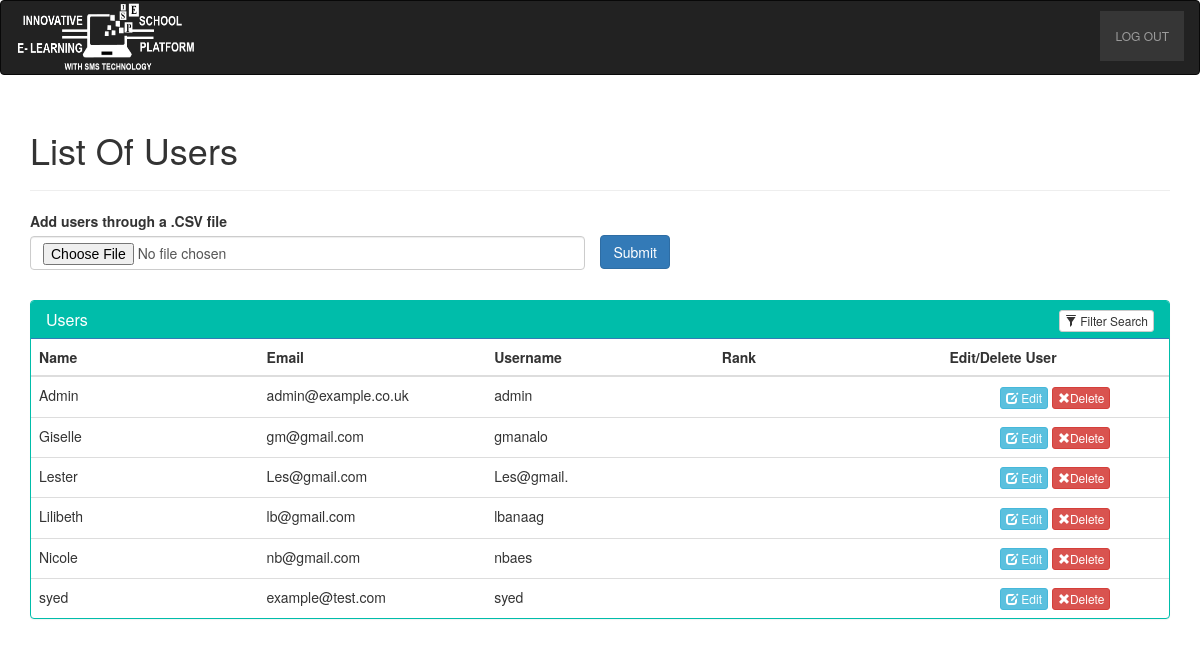
Screenshot of /admin/view-users.php with the database file from the repository.
### tables this page shows
CREATE TABLE `users` (
  `id` varchar(8) NOT NULL,
  `name` varchar(25) NOT NULL,
  `surname` varchar(25) NOT NULL,
  `email` varchar(100) NOT NULL,
  `username` varchar(10) NOT NULL,
  `password` varchar(10) NOT NULL,
  `rank` varchar(15) NOT NULL,
  `level` int(1) NOT NULL
);

### admin/view-users.php (the view, shortened to what this page needs)
<?php
include "../db_handler.php";
$query = "SELECT * FROM users";
?>
<!DOCTYPE html>
<html>
<?php
include "../includes/header.php";
include "../includes/admin-navbar.php";
?>
<head>
    <link rel="stylesheet" type="text/css" href="bootstrap/css/bootstrap.min.css" />
    <link rel="stylesheet" href="https://maxcdn.bootstrapcdn.com/bootstrap/3.3.7/css/bootstrap.min.css">
    <link rel="stylesheet" href="https://cdnjs.cloudflare.com/ajax/libs/bootstrap-slider/9.7.2/css/bootstrap-slider.min.css">
</head>
<body>
    <div class="container">
        <div class="row">
        </div>
        <h1>List Of Users</h1>
        <hr>
        <div class="row">
            <div class="col-md-6 col-md-offset-0">
                <form enctype="multipart/form-data" method="post" action="view-users.php">
                    <div class="form-group">
                        <label for="file">Add users through a .CSV file</label>
                        <input name="file" type="file" class="form-control">
                    </div>
                    <div class="pull-right" style="margin-top: -50px; margin-right: -85px;">
                        <input type="submit" name="submit" class="btn btn-primary" value="Submit">
                    </div>
                </form>
            </div>
        </div>
        <div class="panel panel-primary filterable" style="border-color: #00bdaa;">
            <div class="panel-heading" style="background-color: #00bdaa;">
                <h3 class="panel-title">Users</h3>
                <div class="pull-right">
                    <button class="btn btn-default btn-xs btn-filter"><span class="glyphicon glyphicon-filter"></span> Filter Search</button>
                </div>
            </div>
            <table class="table">
                <thead>
                    <tr class="filters">
                        <th><input type="text" class="form-control" placeholder="Name" disabled></th>
                        <th><input type="text" class="form-control" placeholder="Email" disabled></th>
                        <th><input type="text" class="form-control" placeholder="Username" disabled></th>
                        <th><input type="text" class="form-control" placeholder="Rank" disabled></th>
                        <th><input type="text" class="form-control" placeholder="Edit/Delete User" disabled></th>
                    </tr>
                </thead>
                <tbody>
                    <?php
                    $output = '';
                    if (isset($_POST["query"])) {
                        $search = mysqli_real_escape_string($conn, $_POST["query"]);
                        $query = "
                          SELECT * FROM users
                          WHERE name LIKE '%" . $search . "%'
                          OR surname LIKE '%" . $search . "%'
                          OR email LIKE '%" . $search . "%'
                          OR username LIKE '%" . $search . "%'
                         ";
                    } else {
                        $query = "SELECT * FROM users ORDER BY name asc";
                    }
                    $result = mysqli_query($conn, $query);
                    if (mysqli_num_rows($result) > 0) {
                        while ($row = mysqli_fetch_array($result)) {
                            $username = $row["username"];
                            $output .= '
                           <tr>
                            <td>' . $row["name"] . '</td>
                            <td>' . $row["email"] . '</td>
                            <td>' . $row["username"] . '</td>
                            <td>' . $row["usertype"] . '</td>
                          <td class="text-center">
                          <a class="btn-edit btn btn-info btn-xs" href="edit-user.php?id=' . $username . '">
                          <span class=" glyphicon glyphicon-edit"></span> Edit</a>
                           <a href="remove-user.php?id=' . $username . '"class="btn-remove btn btn-danger btn-xs">
                           <span class="glyphicon glyphicon-remove"></span>Delete</a></td>
                           </tr>
                        </div>
                          ';
                        }
                        echo $output;
                    }
                    ?>
</body>
</html>

### includes/header.php (shortened to what this page needs)
<!DOCTYPE html>
<html>
	<head>
		<link rel="stylesheet" href="https://maxcdn.bootstrapcdn.com/bootstrap/3.3.7/css/bootstrap.min.css">
		<link rel="stylesheet" href="../css/bootcomplete.css?<?php echo time(); ?> /">
	</head>

### includes/admin-navbar.php (shortened to what this page needs)
  <nav class="navbar navbar-inverse">
  <div class="container-fluid">
    <div class="navbar-header">
      <img src="../ISEP-icon.png" alt="UEL" name="UEL" style="width: 200px; height: 75px; margin-top: -10px; float: left; margin-left: -10px;">
    </div>
    <div class="collapse navbar-collapse" id="bs-example-navbar-collapse-1">
<ul class="nav navbar-nav navbar-right">
        <?php
        if(isset($_SESSION['id'])) {
          echo '<li><a href="../home/adminHome.php">Home</a></li>';
          echo '<li><a href="../../logout.php">Log Out</a></li>';
        } else {
          echo '<li><a href="../../logout.php">Log Out</a></li>';
        }
        ?>
    </div>
  </div>
</nav>

### includes/admin-navbar.php (style rules this page uses)
.navbar-inverse .navbar-nav>li>a { color: #9d9d9d; border: none!important; font-size: 12px; text-transform: uppercase; color: #ececec; font-family: "Raleway","Helvetica Neue","Helvetica","Roboto","Arial",sans-serif; font-feature-settings: "lnum"; font-variant-numeric: lining-nums; }
div { display: block; }
.navbar-inverse { background-color: #363636; border-color: #080808; height: 75px; }
.container-fluid { padding-right: 15px; padding-left: 15px; margin-right: auto; margin-left: auto; margin-top: 10px; }
ul, menu, dir { display: block; list-style-type: disc; -webkit-margin-before: 1em; -webkit-margin-after: 1em; -webkit-margin-start: 0px; -webkit-margin-end: 0px; -webkit-padding-start: 40px; }
.nav li { font-family: 'Gabriola', sans-serif; font-size: 1.2em; line-height: 40px; text-align: left; background-color: #363636; }
.nav a { text-decoration: none; color: #FFFFFF; display: block; padding-left: 15px; border-bottom: 1px solid #888; transition: .3s background-color; }

### admin/view-users.php (style rules this page uses)
.filterable { margin-top: 15px; }
.filterable .panel-heading .pull-right { margin-top: -20px; }
.filterable .filters input[disabled] { background-color: transparent; border: none; cursor: auto; box-shadow: none; padding: 0; height: auto; }

### rows the page displays
users: name "Admin", email "admin@example.co.uk", username "admin"
users: name "Giselle", email "gm@gmail.com", username "gmanalo"
users: name "Lester", email "Les@gmail.com", username "Les@gmail."
users: name "Lilibeth", email "lb@gmail.com", username "lbanaag"
users: name "Nicole", email "nb@gmail.com", username "nbaes"
users: name "syed", email "example@test.com", username "syed"
